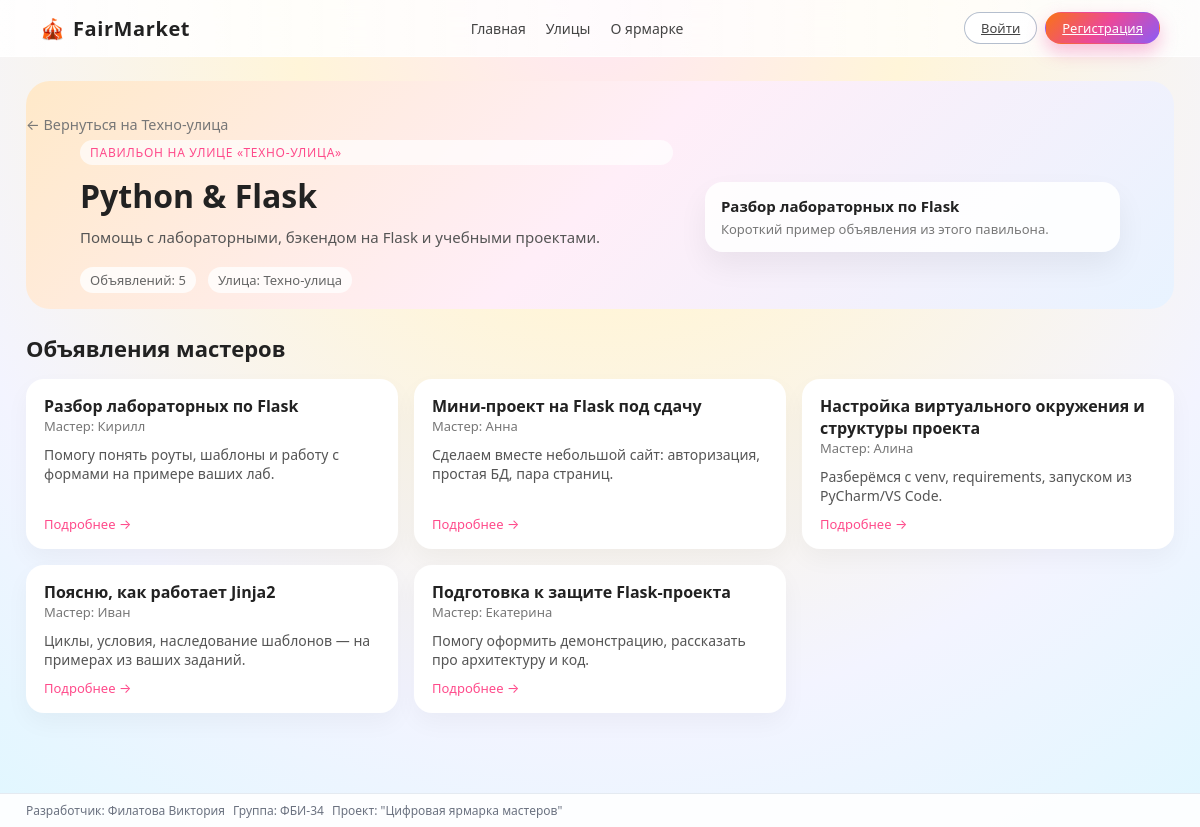
Screenshot of /pavilion/1 with the database file from the repository.
### app.py (models this page shows)
class Street(db.Model):
    __tablename__ = "streets"
    id = db.Column(db.Integer, primary_key=True)
    name = db.Column(db.String(120), nullable=False)
    code = db.Column(db.String(50), nullable=False, unique=True)
    pavilions = db.relationship("Pavilion", backref="street", lazy="select")

class Pavilion(db.Model):
    __tablename__ = "pavilions"
    id = db.Column(db.Integer, primary_key=True)
    title = db.Column(db.String(200), nullable=False)
    street_id = db.Column(db.Integer, db.ForeignKey("streets.id"), nullable=False)
    description = db.Column(db.Text, nullable=True)
    ads = db.relationship("Ad", backref="pavilion", lazy="select")

class Ad(db.Model):
    __tablename__ = "ads"
    id = db.Column(db.Integer, primary_key=True)
    title = db.Column(db.String(200), nullable=False)
    text = db.Column(db.Text, nullable=False)
    author_name = db.Column(db.String(120))
    pavilion_id = db.Column(
        db.Integer,
        db.ForeignKey("pavilions.id"),
        nullable=False,
    )
    master_id = db.Column(
        db.Integer,
        db.ForeignKey("users.id"),
        nullable=True,
    )
    master = db.relationship("User", foreign_keys=[master_id])
    @property
    def master_display_name(self):
        if self.master and self.master.username:
            return self.master.username
        if self.author_name:
            return self.author_name
        return "Мастер"

class User(db.Model):
    __tablename__ = "users"
    id = db.Column(db.Integer, primary_key=True)
    username = db.Column(db.String(120), nullable=False)
    email = db.Column(db.String(120), unique=True, nullable=False)
    password = db.Column(db.String(200), nullable=False)  # тут хеш
    role = db.Column(db.String(20), nullable=False, default="user")  # user/master/admin

### app.py (the view)
@app.route("/pavilion/<int:pavilion_id>")
def pavilion_page(pavilion_id):
    pavilion = Pavilion.query.get_or_404(pavilion_id)
    ads = pavilion.ads
    fio, group = get_student_info()
    return render_template(
        "pavilion.html",
        pavilion=pavilion,
        ads=ads,
        fio=fio,
        group=group,
    )

### app.py (called while the page is built)
def get_student_info():
    return "Филатова Виктория", "ФБИ-34"

@app.before_request
def auto_update_unread():
    if "user_id" in session:
        recalc_unread_total()
        recalc_support_badge()
        recalc_admin_counters()
    else:
        session["unread_total"] = 0
        session["support_unread"] = 0
        session["admin_support_new"] = 0
        session["admin_requests"] = 0

### templates/pavilion.html (shortened to what this page needs)
{% extends "base.html" %}
{% block content %}
<section class="pavilion-hero">
    <a href="{{ url_for('street_page', code=pavilion.street.code) }}" class="back-link">
        ← Вернуться на {{ pavilion.street.name }}
    </a>
    <div class="pavilion-hero-inner">
        <div class="pavilion-hero-info">
            <span class="pavilion-hero-chip">
                Павильон на улице «{{ pavilion.street.name }}»
            </span>
            <h1 class="pavilion-hero-title">{{ pavilion.title }}</h1>
            <p class="pavilion-hero-subtitle">
                {% if pavilion.description %}
                    {{ pavilion.description }}
                {% else %}
                    Тематический павильон с объявлениями мастеров по этой теме.
                {% endif %}
            </p>
            <div class="pavilion-hero-meta">
                <span>Объявлений: {{ ads|length }}</span>
                <span>Улица: {{ pavilion.street.name }}</span>
            </div>
        </div>
        <div class="pavilion-hero-card-demo">
            <div class="pavilion-hero-card-text">
                <div class="pavilion-hero-card-title">
                    {% if ads %}
                        {{ ads[0].title }}
                    {% else %}
                        Здесь скоро появятся первые мастера ✨
                    {% endif %}
                </div>
                <div class="pavilion-hero-card-subtitle">
                    {% if ads %}
                        Короткий пример объявления из этого павильона.
                    {% else %}
                        Как только появятся объявления, ты увидишь их здесь.
                    {% endif %}
                </div>
            </div>
        </div>
    </div>
</section>
<section class="pavilion-ads-section">
    {% if ads %}
        <h2 class="pavilion-ads-title">Объявления мастеров</h2>
        <div class="pavilion-ads-grid">
            {% for ad in ads %}
            <div class="pavilion-ad-wrapper">
                <a href="{{ url_for('ad_page', ad_id=ad.id) }}" class="pavilion-ad-card">
                    <div class="pavilion-ad-card-inner">
                        <div class="pavilion-ad-header">
                            <div>
                                <h3 class="pavilion-ad-title">{{ ad.title }}</h3>
                                <div class="pavilion-ad-author">
                                    Мастер: {{ ad.master_display_name }}
                                </div>
                            </div>
                        </div>
                        <p class="pavilion-ad-text">
                            {{ ad.text }}
                        </p>
                        <div class="pavilion-ad-footer">
                            <span>Подробнее →</span>
                        </div>
                    </div>
                </a>
            </div>
            {% endfor %}
        </div>
    {% else %}
        <div class="pavilion-empty">
            <h2>Пока здесь тихо 🤫</h2>
            <p>В этом павильоне ещё нет объявлений. Скоро мастера сюда заселятся!</p>
        </div>
    {% endif %}
</section>
{% endblock %}

### static/style.css (style rules this page uses)
*, *::before, *::after { box-sizing: border-box; }
body { margin: 0; font-family: system-ui, -apple-system, BlinkMacSystemFont, "Segoe UI", sans-serif; background: radial-gradient(circle at top, #ffe6f3 0, #fff5d9 30%, #f3f4ff 70%, #e0f7ff 100%); color: #222; }
.back-link { display: inline-flex; align-items: center; gap: 4px; font-size: 0.9rem; color: #777; text-decoration: none; margin-bottom: 6px; }
.pavilion-hero { padding: 32px 0 16px; background: linear-gradient(135deg, #ffe9c9 0%, #ffeef8 50%, #e8f3ff 100%); border-radius: 24px; margin-bottom: 24px; }
.pavilion-hero-inner { max-width: 1040px; margin: 0 auto; display: grid; grid-template-columns: minmax(0, 2fr) minmax(0, 1.4fr); gap: 32px; align-items: center; }
.pavilion-hero-info { display: flex; flex-direction: column; gap: 12px; }
.pavilion-hero-chip { display: inline-flex; align-items: center; padding: 4px 10px; border-radius: 999px; font-size: 12px; text-transform: uppercase; letter-spacing: 0.06em; background: rgba(255,255,255,0.7); color: #ff4b8b; }
.pavilion-hero-title { font-size: 32px; line-height: 1.2; margin: 0; }
.pavilion-hero-subtitle { margin: 0; font-size: 15px; color: #555; }
.pavilion-hero-meta { display: flex; flex-wrap: wrap; gap: 12px; margin-top: 8px; font-size: 13px; color: #666; }
.pavilion-hero-meta span { padding: 4px 10px; border-radius: 999px; background: rgba(255,255,255,0.8); }
.pavilion-hero-card-demo { display: flex; gap: 12px; align-items: center; padding: 14px 16px; border-radius: 18px; background: rgba(255,255,255,0.9); box-shadow: 0 14px 30px rgba(0,0,0,0.06); }
.pavilion-hero-card-text { display: flex; flex-direction: column; gap: 4px; }
.pavilion-hero-card-title { font-size: 15px; font-weight: 600; }
.pavilion-hero-card-subtitle { font-size: 13px; color: #777; }
.pavilion-ads-section { margin-top: 16px; }
.pavilion-ads-title { font-size: 22px; margin-bottom: 16px; }
.pavilion-ads-grid { display: grid; grid-template-columns: repeat(auto-fill, minmax(280px, 1fr)); gap: 16px; }
.pavilion-ad-card { text-decoration: none; color: inherit; }
.pavilion-ad-card-inner { height: 100%; padding: 16px 18px; border-radius: 18px; background: #ffffff; box-shadow: 0 10px 24px rgba(0,0,0,0.04); display: flex; flex-direction: column; gap: 10px; transition: transform 0.15s ease, box-shadow 0.15s ease, translate 0.15s ease; }
.pavilion-ad-header { display: flex; gap: 10px; align-items: center; }
.pavilion-ad-title { font-size: 16px; margin: 0; }
.pavilion-ad-author { font-size: 13px; color: #777; }
.pavilion-ad-text { font-size: 14px; color: #555; margin: 0; }
.pavilion-ad-footer { margin-top: auto; font-size: 13px; color: #ff4b8b; }

### templates/pavilion.html (style rules this page uses)
.pavilion-ad-wrapper { position: relative; }

### rows the page displays
Street: street.name "Техно-улица", street.name "ТЕХНО-УЛИЦА"
Pavilion: title "Python & Flask", description "Помощь с лабораторными, бэкендом на Flask и учебными проектами."
Ad: title "Разбор лабораторных по Flask", master_display_name "Кирилл", text "Помогу понять роуты, шаблоны и работу с формами на примере ваших лаб."
Ad: title "Мини-проект на Flask под сдачу", master_display_name "Анна", text "Сделаем вместе небольшой сайт: авторизация, простая БД, пара страниц."
Ad: title "Настройка виртуального окружения и структуры проекта", master_display_name "Алина", text "Разберёмся с venv, requirements, запуском из PyCharm/VS Code."
Ad: title "Поясню, как работает Jinja2", master_display_name "Иван", text "Циклы, условия, наследование шаблонов — на примерах из ваших заданий."
Ad: title "Подготовка к защите Flask-проекта", master_display_name "Екатерина", text "Помогу оформить демонстрацию, рассказать про архитектуру и код."

### other values shown
{{ ads|length }} "5"
{{ fio|default('Филатова Виктория') }} "Филатова Виктория"
{{ group|default('ФБИ-34') }} "ФБИ-34"
